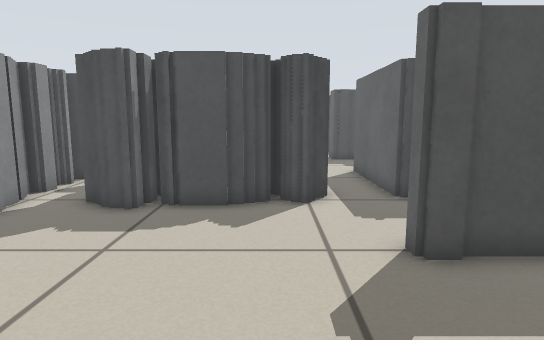
View 1 (above)

18 first-person views from a walk through a Stage world. The camera is 0.57 m above the floor, tilts 8° down and sees 75° across. The lines on the ground mark 1 m squares. The floor is counted in squares, 0.25 m on a side. Each view is taken from the middle of a square. On the plan, view 1 faces up. The plan holds only what a view shows up to about 20 squares ahead; the rest is blank. The place goes on beyond the plan. The robots in the file are not drawn.

View 2
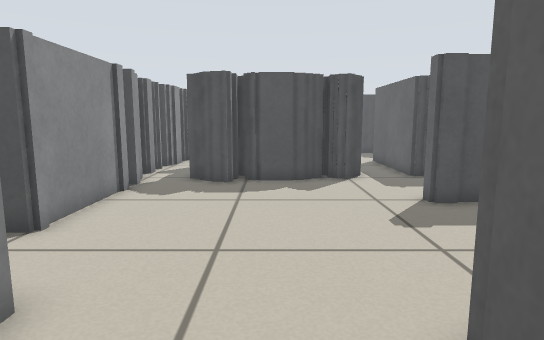

View 3
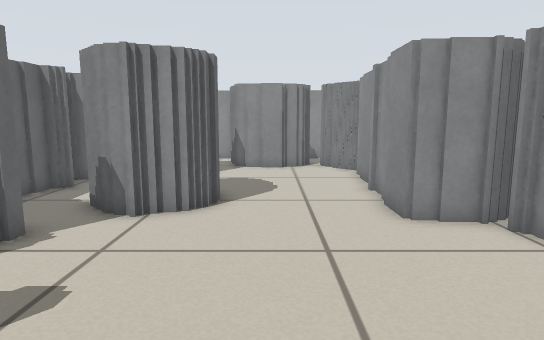

View 4
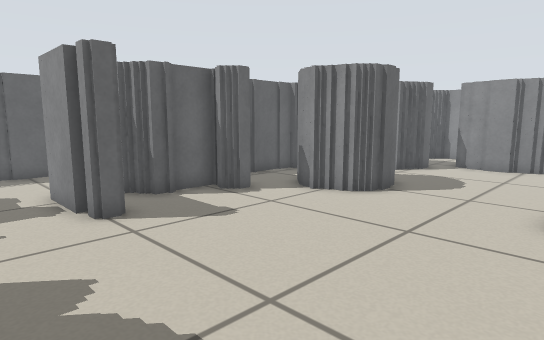

View 5
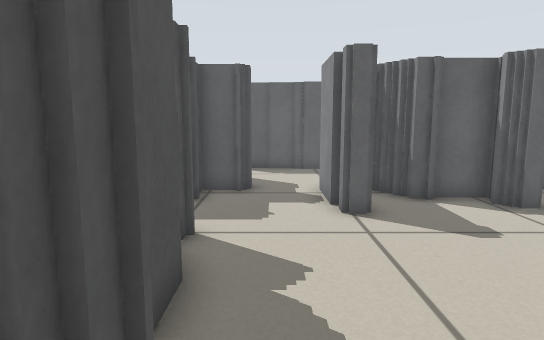

View 6
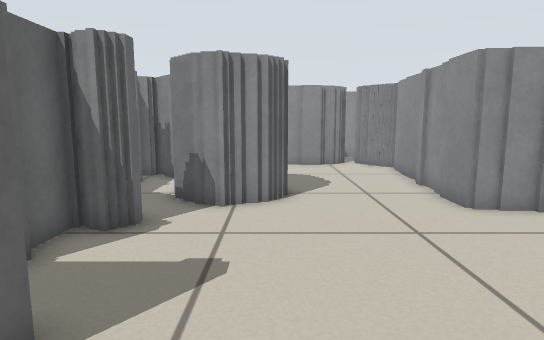

View 7
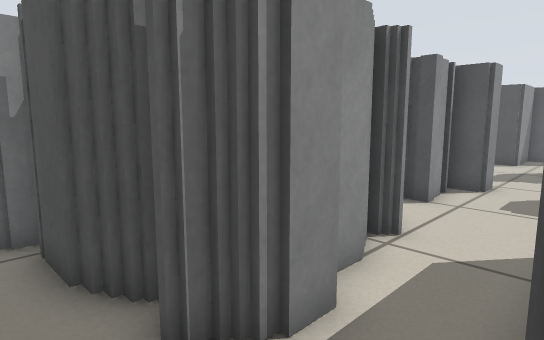

View 8
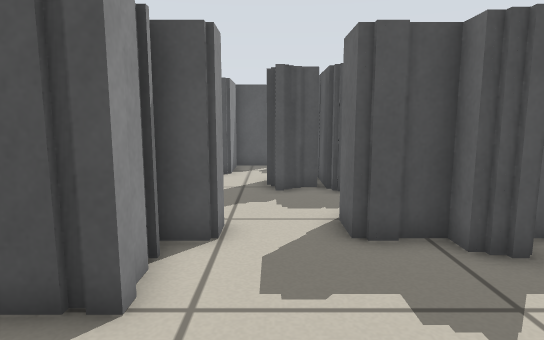

View 9
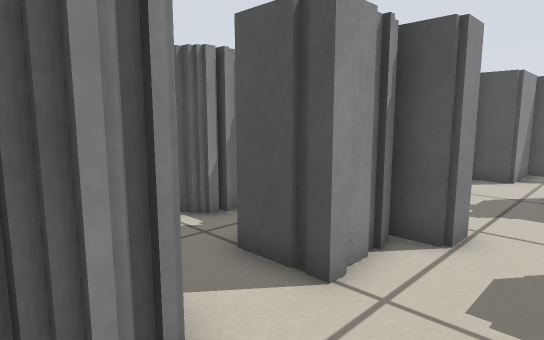

View 10
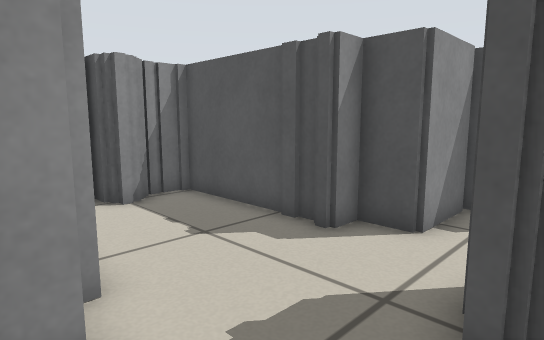

View 11
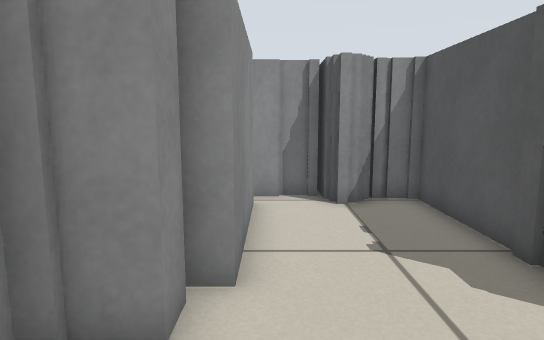

View 12
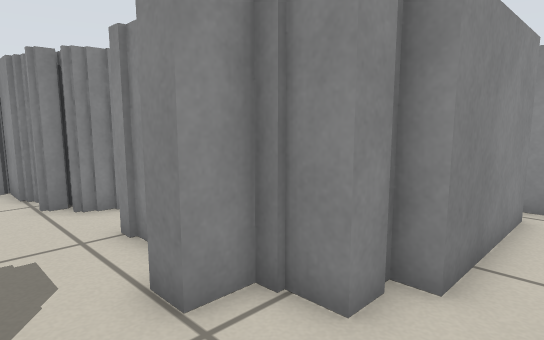

View 13
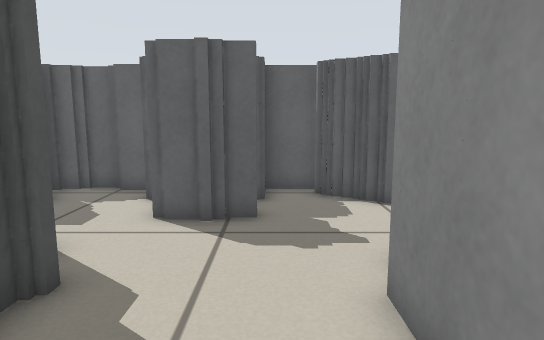

View 14
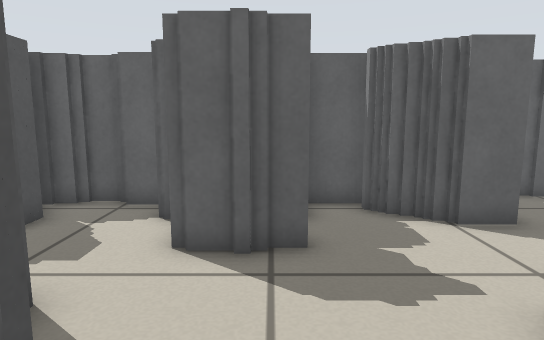

View 15
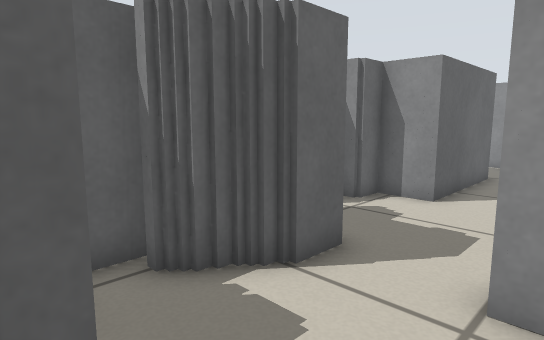

View 16
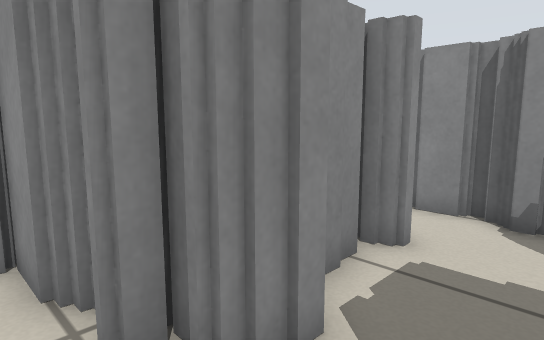

View 17
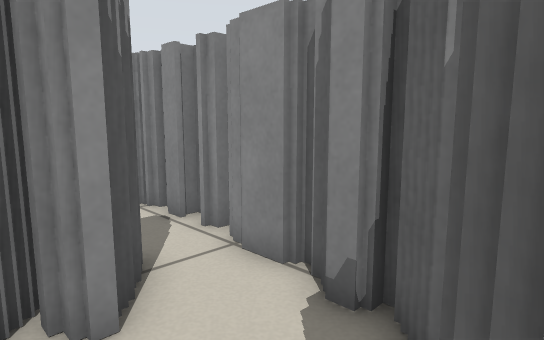

View 18
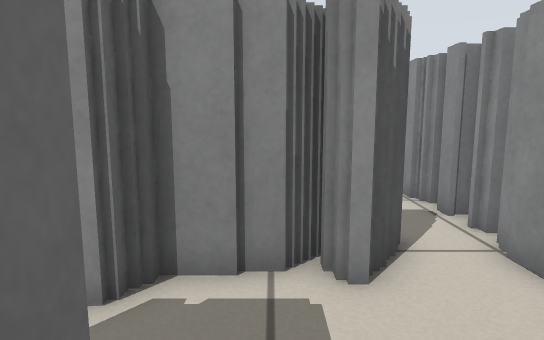

### Floor plan
Key: @ floor where view 1 was taken; # wall or solid block; . floor; T thing the floor can be seen under or through.
Columns run from 8 left of view 1 to 11 right of it. Each row starts with its distance up from view 1.
 32         #######
 31         #.....#
 30         #.... #
 29        ##...###
 28  #######..###
 27 ##........###
 26 ##........###
 25 #...........###
 24 #............##
 23 #########...###
 22         #...##
 21         #...####
 20     #.  #... ##
 19    ##.###......
 18  ###..###.....
 17  #...........##
 16  #.....##...##
 15  #.#######..#
 14 ##.###  ##..#
 13 ##.      #..#
 12 #..      #..#
 11 ##. ##  ##..#
 10 ##.#######..###
  9  #..####.....##  ..#
  8  #.................#
  7  #.................#
  6  #.........####... #
  5  #...........##    #
  4  #..........##
  3  #..........#
  2  ..........TT
  1  #.........TT
  0 ####....@##..
 -1    #....####..#
 -2    #....#  #.##
 -3    #....#   .##
 -4    #.....   .##
 -5   # ......  ###
 -6   # ......   #
 -7   #......#
 -8   #......#
 -9   ##.###.
-10    ######

Where each view was taken, in squares from view 1:
view 1: 0 up, 0 right, facing up
view 2: 4 down, 2 left, facing up
view 3: 8 up, 2 left, facing down
view 4: 9 up, 6 left, facing down-right
view 5: 8 up, 6 left, facing right
view 6: 9 up, 0 right, facing down
view 7: 8 up, 4 right, facing up-left
view 8: 14 up, 2 right, facing up
view 9: 14 up, 3 right, facing up-left
view 10: 22 up, 3 right, facing up-left
view 11: 24 up, 3 right, facing left
view 12: 25 up, 3 right, facing down-left
view 13: 25 up, 6 left, facing right
view 14: 26 up, 4 left, facing right
view 15: 26 up, 0 right, facing down-right
view 16: 18 up, 2 right, facing down-left
view 17: 19 up, 3 left, facing down-left
view 18: 20 up, 3 left, facing down
